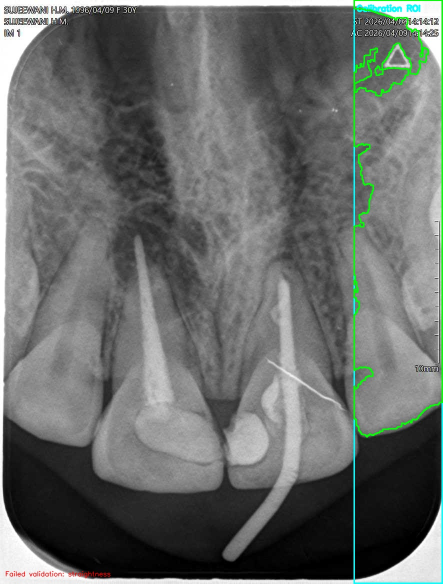
#> input picture data/abscess/processed/calibration_visualizations/calib_vis_7027-sujeewani-h.m..jpg, 885 x 1167 px (shown at 1/2 size)
$ python -i tooth_segmentation.py   (imports and definitions only)   (older library calls are emulated)
#> lines starting #> are read from the running program, lines starting #| are printed output that depends on the picture
"""
rf_tooth_segmentation.py
────────────────────────
Supervised tooth segmentation with a Random Forest pixel classifier
(classical machine learning — no deep learning).

    Crown-cropped images  +  manual tooth masks
                 ↓
        per-pixel feature extraction
                 ↓
        train Random Forest (tooth vs. non-tooth)
                 ↓
        Tooth Segmentation Model  →  predicted tooth mask

Each pixel is described by handcrafted, multi-scale features (intensity, CLAHE,
Gaussian scales, local mean/std, gradient, Laplacian, Gabor, LBP, entropy and
normalized position). The forest learns to separate tooth from the equally-bright
alveolar bone using these cues plus spatial context. Images are split into
train/test so the reported metrics are honest.

Inputs
    Crops        : ../../../data/abscess/raw/croun_crops/<stem>.png
    Manual masks : ../../../data/abscess/raw/tooth_masks/<stem>_mask*.png
Outputs (../../../data/abscess/raw/rf_tooth_output/)
    rf_tooth_model.joblib              trained model + feature list
    tooth_mask/tooth_mask_<stem>.png   predicted mask (white = tooth)
    overlay/overlay_<stem>.png         mask outline on the crop
    metrics.csv                        per-image + mean Dice/IoU/precision/recall

Usage:
    python rf_tooth_segmentation.py            # train + predict + evaluate
    python rf_tooth_segmentation.py --predict  # load saved model, predict only
"""

from __future__ import annotations

import csv
import math
import os
import sys
from typing import List, Optional, Tuple

import cv2
import numpy as np
from scipy import ndimage as ndi

from skimage.feature import local_binary_pattern
from skimage.filters.rank import entropy as local_entropy
from skimage.morphology import disk

import joblib
from sklearn.ensemble import RandomForestClassifier


# ═════════════════════════════════════════════════════════════════════════════
# CONFIGURATION
# ═════════════════════════════════════════════════════════════════════════════
SCRIPT_DIR = os.path.dirname(os.path.abspath(__file__))
_RAW = os.path.join(SCRIPT_DIR, "..", "..", "..", "data", "abscess", "raw")
INPUT_DIR = os.path.join(_RAW, "croun_crops")
TOOTH_MASK_DIR = os.path.join(_RAW, "tooth_masks")          # manual tooth masks
OUTPUT_DIR = os.path.join(_RAW, "rf_tooth_output")
# Trained weights live under src/ (version-controlled) so a fresh clone does not
# have to retrain. Predictions/overlays stay in OUTPUT_DIR (gitignored data/).
MODEL_DIR = os.path.join(SCRIPT_DIR, "..", "models", "tooth_segmentation")
MODEL_PATH = os.path.join(MODEL_DIR, "rf_tooth_model.joblib")
MODEL_COMPRESS = 3          # keeps the saved forest ~75% smaller

SUPPORTED_EXTS = (".png", ".jpg", ".jpeg")
RANDOM_SEED = 42

# ── Train / test split ───────────────────────────────────────────────────────
TEST_FRAC = 0.2               # fraction of images held out for evaluation
PREDICT_ALL = True            # also predict + save masks for every image

# ── Pixel sampling for training ──────────────────────────────────────────────
SAMPLES_PER_CLASS_PER_IMG = 3000   # balanced tooth / non-tooth samples per image

# ── Feature extraction ───────────────────────────────────────────────────────
CLAHE_CLIP = 2.0
CLAHE_TILE = (8, 8)
GAUSS_SIGMAS = (1.0, 3.0, 6.0)
LOCAL_WINDOWS = (7, 15)
GABOR_ORIENTATIONS = (0, 45, 90, 135)
GABOR_KSIZE, GABOR_SIGMA, GABOR_LAMBDA, GABOR_GAMMA = 15, 3.0, 8.0, 0.5
LBP_P, LBP_R = 8, 1
ENTROPY_DISK = 3

# ── Random Forest ────────────────────────────────────────────────────────────
RF_ESTIMATORS = 200
RF_MAX_DEPTH = 20
RF_MIN_LEAF = 4
RF_MAX_FEATURES = "sqrt"

# ── Inference post-processing ────────────────────────────────────────────────
PROB_THRESH = 0.5
MORPH_FRAC = 0.02             # morphology kernel as a fraction of min(H, W)
KEEP_LARGEST = True           # keep only the largest predicted tooth component
FILL_HOLES = True

SUBDIRS = {"mask": "tooth_mask", "overlay": "overlay"}
_EPS = 1e-8

_GABOR_BANK = [
    cv2.getGaborKernel((GABOR_KSIZE, GABOR_KSIZE), GABOR_SIGMA,
                       math.radians(t), GABOR_LAMBDA, GABOR_GAMMA, 0, ktype=cv2.CV_64F)
    for t in GABOR_ORIENTATIONS
]


# ═════════════════════════════════════════════════════════════════════════════
# Helpers
# ═════════════════════════════════════════════════════════════════════════════
def _odd(n: int) -> int:
    n = int(round(n))
    return max(1, n + 1 if n % 2 == 0 else n)


def _ellipse(k: int) -> np.ndarray:
    return cv2.getStructuringElement(cv2.MORPH_ELLIPSE, (_odd(k), _odd(k)))


def _safe_div(a: float, b: float) -> float:
    return float(a) / (float(b) + _EPS)


# [39 lines left out: functions _ensure_dirs, load_gray_valid, find_tooth_mask, not called in this run]


# ═════════════════════════════════════════════════════════════════════════════
# Feature extraction  (identical for training and inference)
# ═════════════════════════════════════════════════════════════════════════════
def feature_stack(gray: np.ndarray) -> Tuple[np.ndarray, List[str]]:
    """
    Build the per-pixel feature volume (H, W, F) and the feature-name list.
    Multi-scale intensity + texture + edges + Gabor/LBP/entropy + position.
    """
    h, w = gray.shape
#> h = 1167; w = 885
    g = cv2.bilateralFilter(gray, 5, 40, 40)
    f = g.astype(np.float64) / 255.0

    maps: List[np.ndarray] = []
    names: List[str] = []

    def add(name: str, m: np.ndarray) -> None:
        maps.append(m.astype(np.float32))
        names.append(name)

    add("intensity", f)
    clahe = cv2.createCLAHE(clipLimit=CLAHE_CLIP, tileGridSize=CLAHE_TILE)
    add("clahe", clahe.apply(g).astype(np.float64) / 255.0)

    for s in GAUSS_SIGMAS:
        add(f"gauss{int(s)}", cv2.GaussianBlur(f, (0, 0), s))

    for win in LOCAL_WINDOWS:
        mean = cv2.blur(f, (win, win))
        mean_sq = cv2.blur(f * f, (win, win))
        std = np.sqrt(np.clip(mean_sq - mean ** 2, 0.0, None))
        add(f"lmean{win}", mean)
        add(f"lstd{win}", std)
#> this loop made 2 passes
#> pass 1, in feature_stack, `mean_sq = cv2.blur(f * f, (win, win))`:
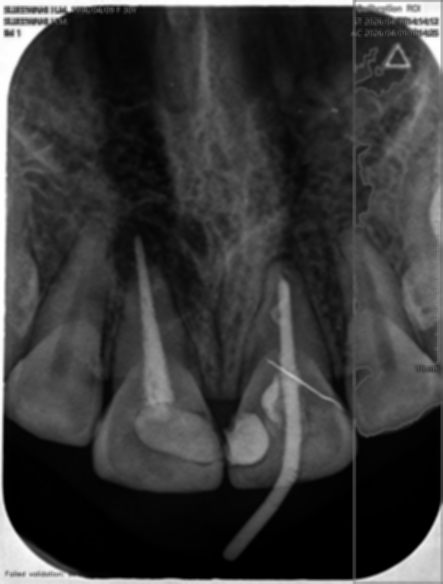
#> mean_sq: shape (1167, 885) float64 (shown at 1/2 size); min -1.48e-15, max 1, mean 0.224; drawn with min black and max white
#> pass 1, in feature_stack, `std = np.sqrt(np.clip(mean_sq - mean ** 2, 0.0, None))`:
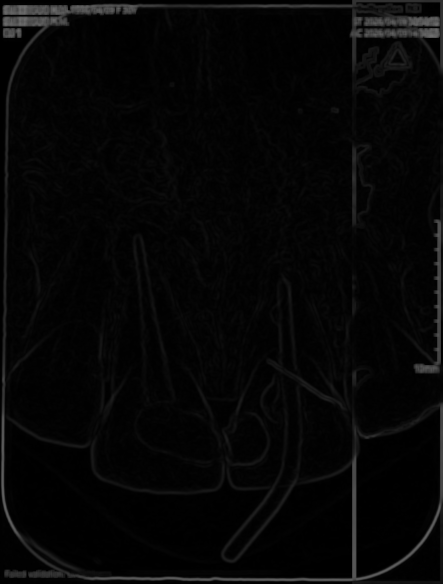
#> std: shape (1167, 885) float64 (shown at 1/2 size); min 0, max 0.44, mean 0.0252

    gx = cv2.Sobel(f, cv2.CV_64F, 1, 0, ksize=3)
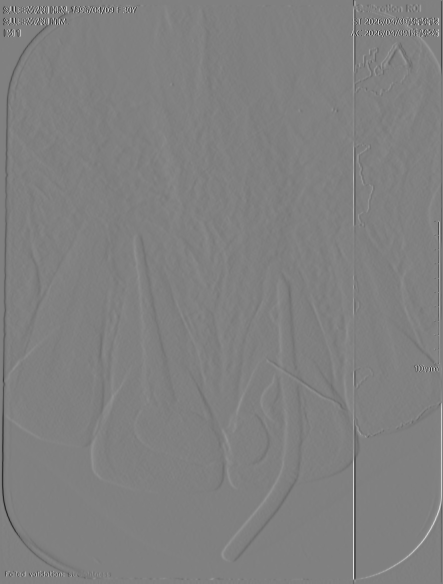
#> gx: shape (1167, 885) float64 (shown at 1/2 size); min -3.69, max 3.64, mean -0.00317; drawn with min black and max white
    gy = cv2.Sobel(f, cv2.CV_64F, 0, 1, ksize=3)
    add("gradmag", np.sqrt(gx ** 2 + gy ** 2))
    add("laplacian", np.abs(cv2.Laplacian(f, cv2.CV_64F, ksize=3)))

    responses = np.stack([np.abs(cv2.filter2D(f, cv2.CV_64F, k)) for k in _GABOR_BANK], 0)
    add("gabor_mean", responses.mean(0))
    add("gabor_max", responses.max(0))

    add("lbp", local_binary_pattern(g, LBP_P, LBP_R, method="uniform") / float(LBP_P + 2))
    add("entropy", local_entropy(g, disk(ENTROPY_DISK)).astype(np.float64))
#> in add (call 15), `maps.append(m.astype(np.float32))`:
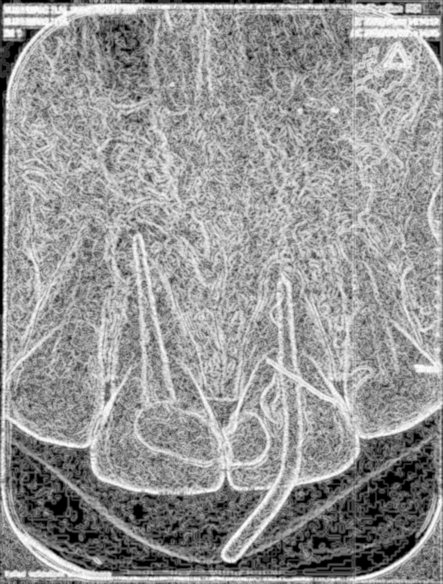
#> m: shape (1167, 885) float64 (shown at 1/2 size); min 0, max 4.86, mean 2.86; drawn with min black and max white

    yy, xx = np.mgrid[0:h, 0:w].astype(np.float64)
    add("x_norm", xx / max(w - 1, 1))
#> in add (call 16), `maps.append(m.astype(np.float32))`:
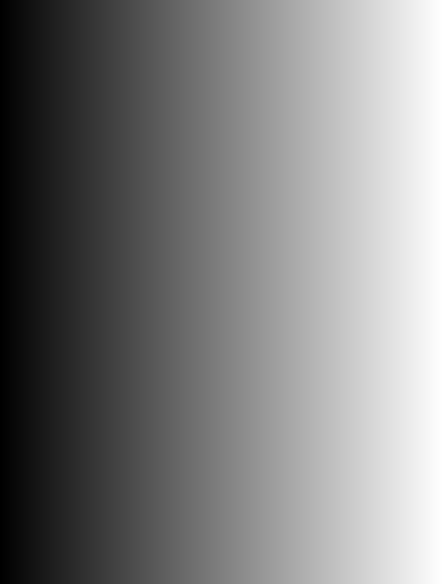
#> m: shape (1167, 885) float64 (shown at 1/2 size); min 0, max 1, mean 0.5
    add("y_norm", yy / max(h - 1, 1))
#> in add (call 17), `maps.append(m.astype(np.float32))`:
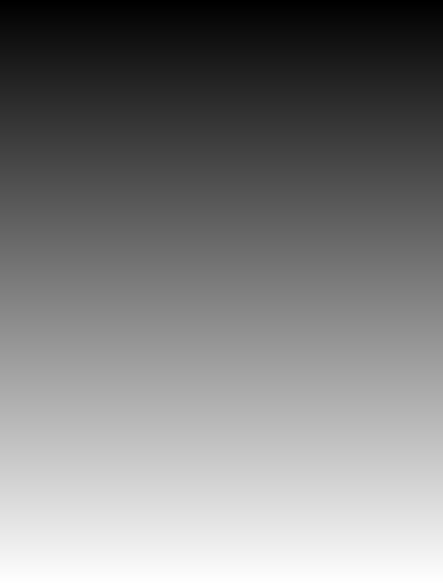
#> m: shape (1167, 885) float64 (shown at 1/2 size); min 0, max 1, mean 0.5
    add("x_centrality", 1.0 - np.abs(xx / max(w - 1, 1) - 0.5) * 2.0)
#> in add (call 18), `maps.append(m.astype(np.float32))`:
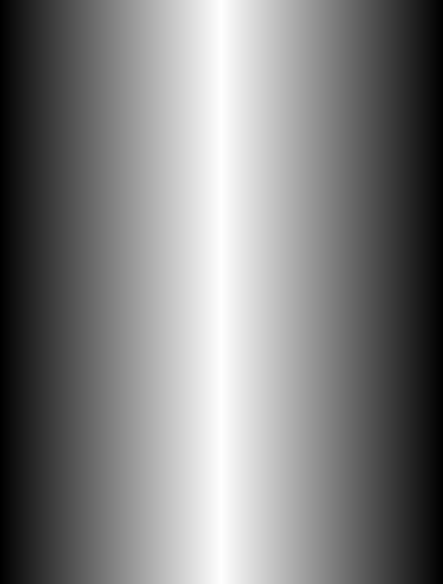
#> m: shape (1167, 885) float64 (shown at 1/2 size); min 0, max 1, mean 0.499

    return np.stack(maps, axis=-1), names


# ═════════════════════════════════════════════════════════════════════════════
# Dataset (sampled training pixels)
# ═════════════════════════════════════════════════════════════════════════════
# [76 lines left out: functions build_training_set, predict_mask, save_prediction, _metrics, not called in this run]


# ─────────────────────────────────────────────────────────────────────────────
# Reusable single-image inference (for run_pipeline.py and other callers)
# ─────────────────────────────────────────────────────────────────────────────
_TOOTH_MODEL = None


# [144 lines left out: functions load_tooth_model, segment_tooth_image, list_labeled_stems, main, not called in this run]


# [2 lines not run here, left out]

>>> import cv2
>>> picture = cv2.imread('../../../data/abscess/processed/calibration_visualizations/calib_vis_7027-sujeewani-h.m..jpg', cv2.IMREAD_GRAYSCALE)
>>> result = feature_stack(picture)

$ run again, on data/abscess/processed/manual_calibration_visualizations/manual_calib_vis_7462-l.-rathnayake.jpg
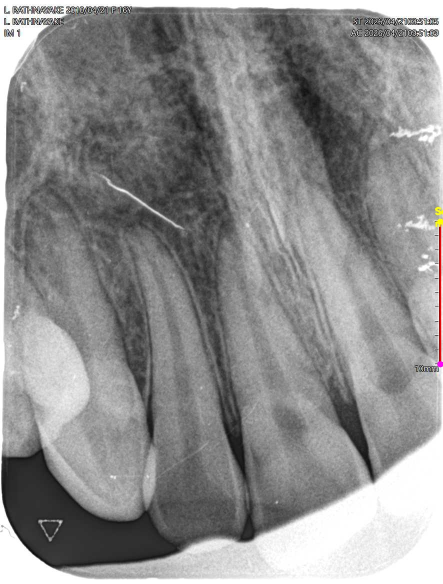
#> input picture data/abscess/processed/manual_calibration_visualizations/manual_calib_vis_7462-l.-rathnayake.jpg, 885 x 1167 px (shown at 1/2 size)
#> in feature_stack, `gx = cv2.Sobel(f, cv2.CV_64F, 1, 0, ksize=3)`:
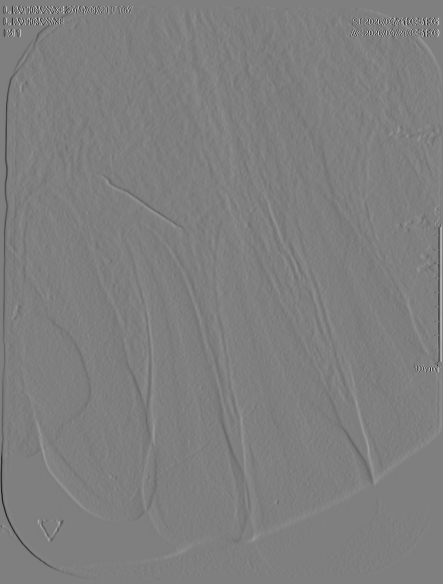
#> gx: shape (1167, 885) float64 (shown at 1/2 size); min -3.54, max 3.56, mean -0.000585; drawn with min black and max white
#> in add (call 15), `maps.append(m.astype(np.float32))`:
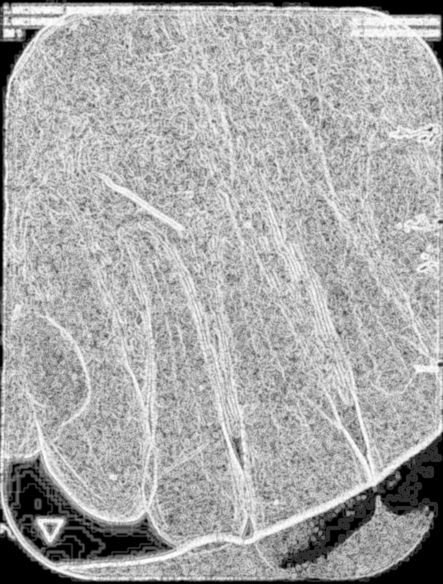
#> m: shape (1167, 885) float64 (shown at 1/2 size); min 0, max 4.86, mean 3.23; drawn with min black and max white

$ run again, on data/abscess/processed/manual_calibration_visualizations/manual_calib_vis_7464-rathnayake-r.m..jpg
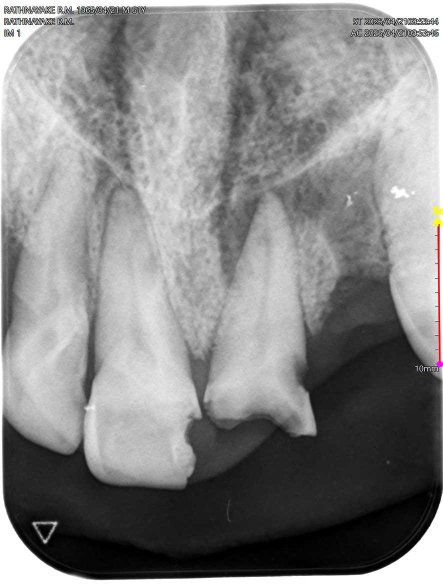
#> input picture data/abscess/processed/manual_calibration_visualizations/manual_calib_vis_7464-rathnayake-r.m..jpg, 885 x 1167 px (shown at 1/2 size)
#> in feature_stack, `gx = cv2.Sobel(f, cv2.CV_64F, 1, 0, ksize=3)`:
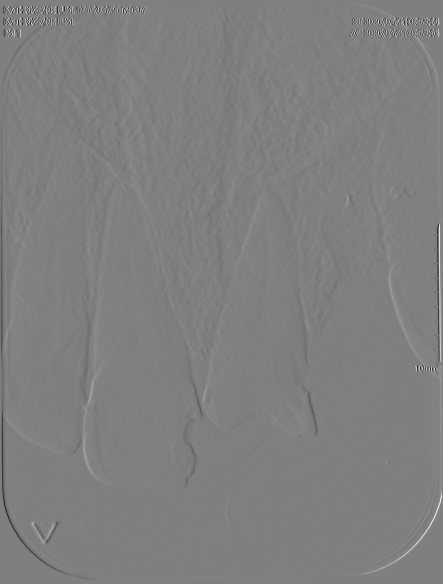
#> gx: shape (1167, 885) float64 (shown at 1/2 size); min -3.57, max 3.55, mean -0.00102; drawn with min black and max white
#> in add (call 15), `maps.append(m.astype(np.float32))`:
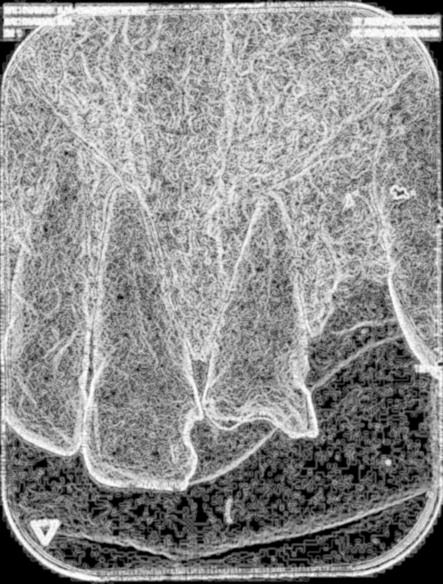
#> m: shape (1167, 885) float64 (shown at 1/2 size); min 0, max 4.86, mean 2.73; drawn with min black and max white

$ run again, on data/abscess/raw/BlackRemove/L11_clahe_sigmoid.png
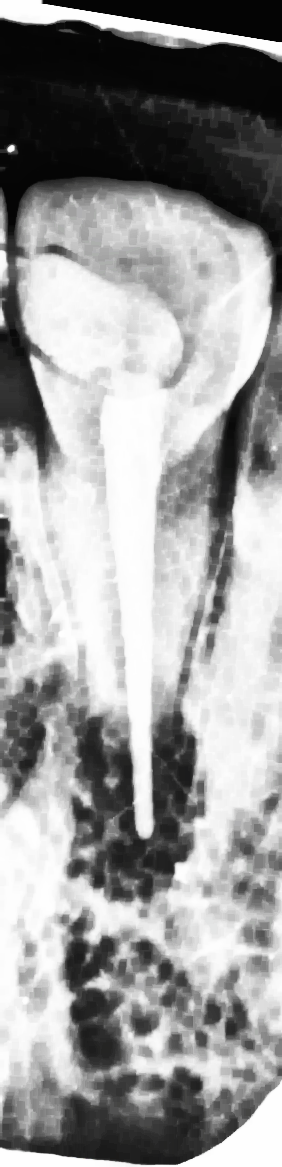
#> input picture data/abscess/raw/BlackRemove/L11_clahe_sigmoid.png, 282 x 1167 px
#> in add (call 15), `maps.append(m.astype(np.float32))`:
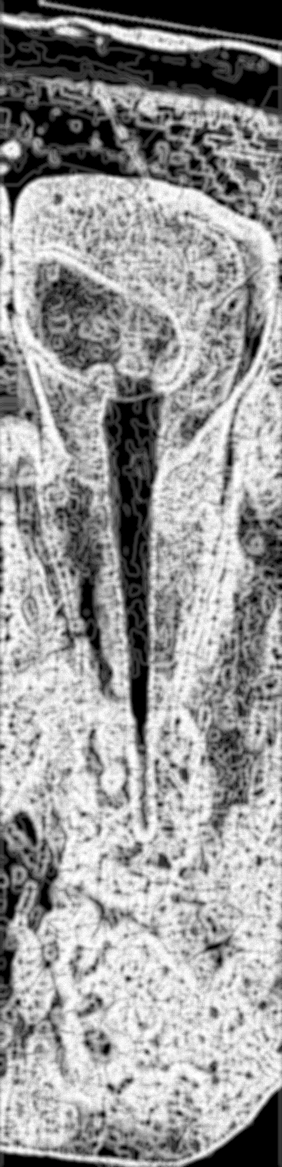
#> m: shape (1167, 282) float64; min 0, max 4.86, mean 2.94; drawn with min black and max white
